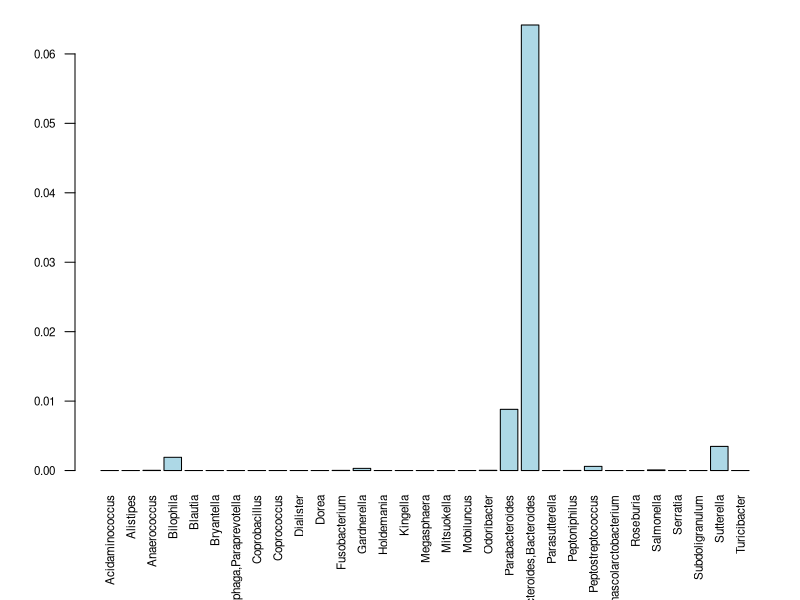
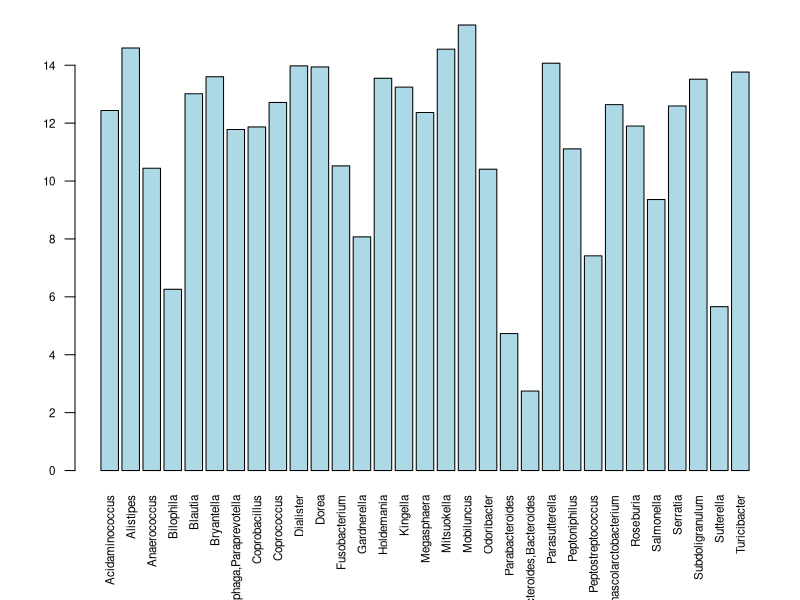

Write the R code that produced these figures, in order.
## ---- chunk 1

df <-read.csv("genusMicrobiome.csv", header = TRUE, stringsAsFactors = FALSE)

## ---- chunk 2

# Set s1 contains bacterial genera found in babies born naturally but not in 
# babies born via c-section.  The subset can be created one of two ways...

s1 <- subset(df, natural_newborn_avg > 0 & csect_newborn_avg <= 0)
s1 <- df[df$natural_newborn_avg > 0 & df$csect_newborn_avg <= 0,]

## ---- chunk 3

# Save the original set of parameters.

opar <- par(no.readonly = TRUE)

# Adjust the plot margins (bottom, left, top, right).

par(mai = c(1.25, .75, .25, .25))

barplot(s1$natural_newborn_avg, 
        names.arg = s1$genus,
        las       = 2,
        cex.names = .70,
        cex.axis  = .70, 
        col = 'lightblue')

# Reset the graph parameters to their original values.

par(opar)

## ---- chunk 4

# Let's create a tst variale and assign a value of 0.008812435 to it.  We can either assign 
# the value directly or retrieve it from the natural_newborn_avg column in row 20 of the s1 dataframe.

tst <- 0.008812435
tst <- s1[20, 'natural_newborn_avg'] 

# Calculate the natural log of this number.

log(tst)

# The natural log is a constant (2.178282).  The call `exp(1)` returns this value...

exp(1)

# The natural log of a number can be converted back to the original number by raising 2.178282 to
# the power of the value returned by the log() function.  If the natural log is negative, this indicates
# that the original number is less than 2.718282, as is the case here.

2.718282^-4.731591

# Now let's run the same process with the log10() function.

log10(tst)

# The base 10 log of a number can be converted back to the original number by raising 10 to
# the power of the value returned by the log10() function.  If the log10 value is negative, this
# indicates that the original number is less than 10, as is the case here.

10^-2.054904

# In both examples, rounding is evident as raising either 2.71 or 10 to the value returned by log()
# or log10() does not precisely equal the original number: 0.008812435.

## ---- chunk 5

# Save the original set of parameters.

opar <- par(no.readonly = TRUE)

# Adjust the plot margins (bottom, left, top, right).

par(mai = c(1.25, .75, .25, .25))

# Create the barplot like before but take the absolute value of the log for the y axis.  We use
# the absolute value because all of our logs are negative.

barplot(abs(log(s1$natural_newborn_avg)), 
        names.arg = s1$genus,
        las       = 2,
        cex.names = .70,
        cex.axis  = .70, 
        col = 'lightblue')

# Reset the graph parameters to their original values.

par(opar)

## ---- chunk 6

knitr::kable(
  s1[, c(1:2)], caption = 'Genera in Natural Newborns not C-Sect Babies')
  
